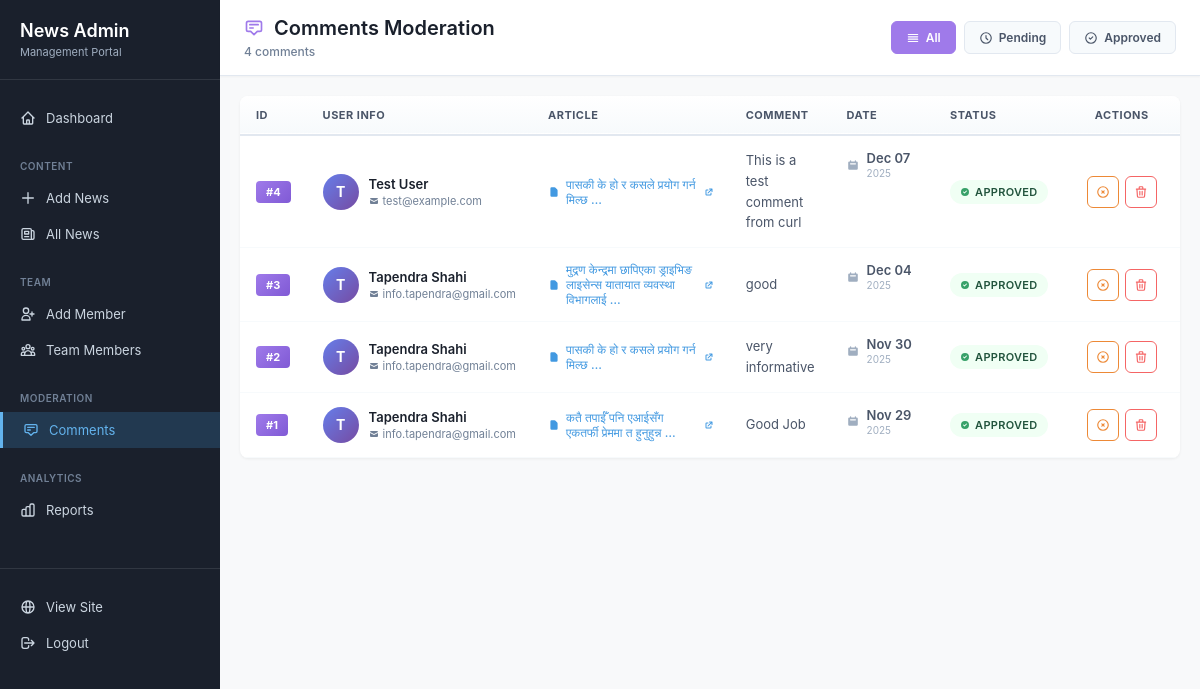
The page /custom-admin/comments/ (signed in) on the database as committed earlier.
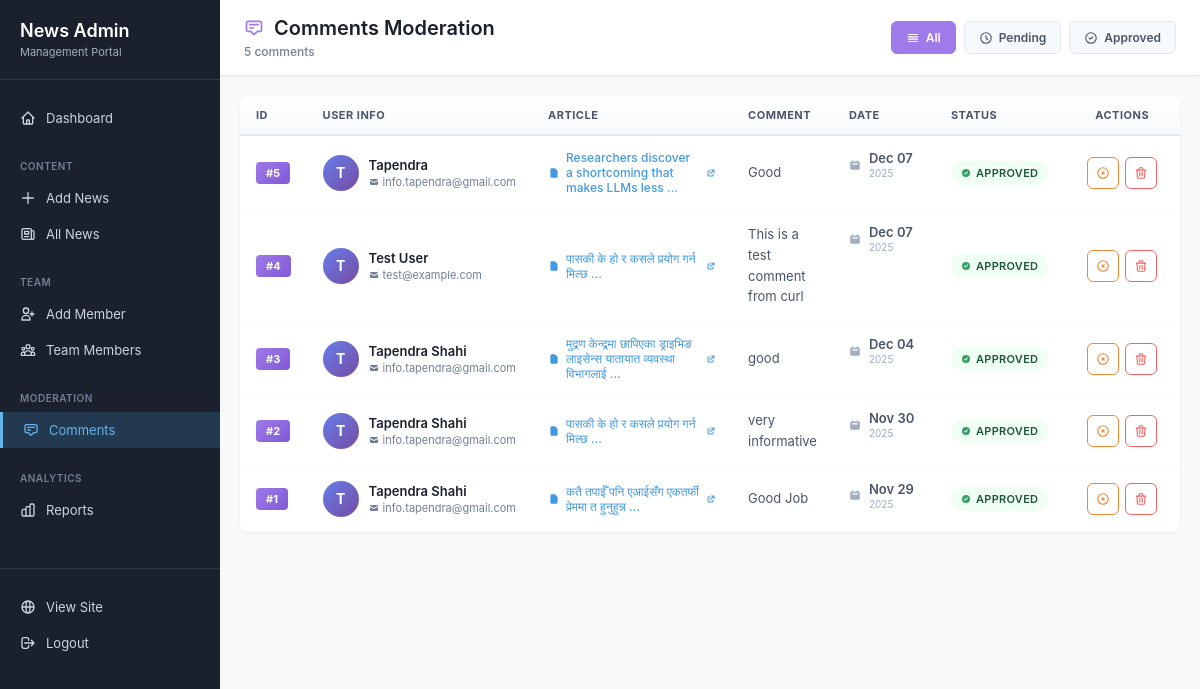
The same page on the database as committed later.
### news/models.py (models this page shows, shortened)
class Comment(models.Model):
    news = models.ForeignKey(News, on_delete=models.CASCADE, related_name='comments')
    name = models.CharField(max_length=100, help_text="Commenter's name")
    email = models.EmailField(help_text="Commenter's email (not displayed publicly)")
    text = models.TextField(help_text="Comment text")
    created_at = models.DateTimeField(auto_now_add=True)
    is_approved = models.BooleanField(default=True, help_text="Whether this comment is approved for display")
    class Meta:
        ordering = ['-created_at']
        verbose_name = 'Comment'
        verbose_name_plural = 'Comments'

class News(models.Model):
    CATEGORY_CHOICES = [
        ('business', 'Business'),
        ('political', 'Political'),
        ('tech', 'Tech'),
        ('education', 'Education'),
    ]
    VISIBILITY_CHOICES = [
        ('public', 'Public'),
        ('private', 'Private'),
        ('password', 'Password Protected'),
    ]
    title = models.CharField(max_length=255)
    slug = models.SlugField(max_length=255, blank=True, help_text="URL-friendly version of title")
    content = models.TextField()
    excerpt = models.TextField(max_length=300, blank=True, help_text="Brief summary of the article")
    category = models.CharField(max_length=50, choices=CATEGORY_CHOICES, default='business')
    tags = models.CharField(max_length=500, blank=True, help_text="Comma-separated tags")
    author = models.ForeignKey(TeamMember, on_delete=models.SET_NULL, null=True, blank=True, related_name='articles', help_text="Select the author from team members")
    meta_description = models.CharField(max_length=160, blank=True, help_text="SEO meta description")
    visibility = models.CharField(max_length=20, choices=VISIBILITY_CHOICES, default='public')
    publish_date = models.DateTimeField(null=True, blank=True, help_text="Schedule publish date/time")
    created_at = models.DateTimeField(auto_now_add=True)
    updated_at = models.DateTimeField(auto_now=True)
    image = models.ImageField(upload_to='news_images/', blank=True, null=True)
    class Meta:
        ordering = ['-created_at']
        verbose_name = 'News Article'
        verbose_name_plural = 'News Articles'

### news/admin_views.py (the view)
# urls.py: path('comments/', admin_views.admin_comments_list, name='comments_list'),
@staff_member_required
def admin_comments_list(request):
    filter_type = request.GET.get('filter', 'all')
    if filter_type == 'pending':
        comments = Comment.objects.filter(is_approved=False)
    elif filter_type == 'approved':
        comments = Comment.objects.filter(is_approved=True)
    else:
        comments = Comment.objects.all()
    comments = comments.order_by('-created_at')
    context = {
        'comments': comments,
        'filter': filter_type,
    }
    return render(request, 'admin/custom_comments.html', context)

### news/templates/admin/custom_comments.html (shortened to what the changed rows need)
{% extends 'admin/base_custom.html' %}
{% block content %}
<div class="comments-wrapper">
    <div class="list-header">
        <div class="header-info">
            <h1>
                <svg width="20" height="20" fill="none" stroke="currentColor" viewBox="0 0 24 24">
                    <path stroke-linecap="round" stroke-linejoin="round" stroke-width="2" d="M7 8h10M7 12h4m1 8l-4-4H5a2 2 0 01-2-2V6a2 2 0 012-2h14a2 2 0 012 2v8a2 2 0 01-2 2h-3l-4 4z"/>
                </svg>
                Comments Moderation
            </h1>
            <p class="header-count">{{ comments.count }} comment{{ comments.count|pluralize }}</p>
        </div>
    </div>
    <div class="table-container">
        <table class="comments-table">
            <thead>
                <tr>
                    <th style="width: 50px;">ID</th>
                    <th style="width: 200px;">User Info</th>
                    <th style="width: 220px;">Article</th>
                    <th>Comment</th>
                    <th style="width: 110px;">Date</th>
                    <th style="width: 100px;">Status</th>
                    <th style="width: 120px; text-align: center;">Actions</th>
                </tr>
            </thead>
            <tbody>
                {% for comment in comments %}
                <tr class="{% if not comment.is_approved %}pending-row{% endif %}">
                    <td>
                        <span class="id-badge">#{{ comment.id }}</span>
                    </td>
                    <td>
                        <div class="user-info">
                            <div class="user-avatar">{{ comment.name|slice:":1"|upper }}</div>
                            <div class="user-details">
                                <span class="user-name">{{ comment.name }}</span>
                                <a href="mailto:{{ comment.email }}" class="user-email">
                                    <svg width="10" height="10" fill="currentColor" viewBox="0 0 20 20">
                                        <path d="M2.003 5.884L10 9.882l7.997-3.998A2 2 0 0016 4H4a2 2 0 00-1.997 1.884z"/>
                                        <path d="M18 8.118l-8 4-8-4V14a2 2 0 002 2h12a2 2 0 002-2V8.118z"/>
                                    </svg>
                                    {{ comment.email|truncatechars:25 }}
                                </a>
                            </div>
                        </div>
                    </td>
                    <td>
                        <a href="/news/{{ comment.news.id }}/" target="_blank" class="article-link">
                            <svg width="12" height="12" fill="currentColor" viewBox="0 0 20 20">
                                <path fill-rule="evenodd" d="M4 4a2 2 0 012-2h4.586A2 2 0 0112 2.586L15.414 6A2 2 0 0116 7.414V16a2 2 0 01-2 2H6a2 2 0 01-2-2V4z"/>
                            </svg>
                            <span>{{ comment.news.title|truncatewords:8 }}</span>
                            <svg width="10" height="10" fill="currentColor" viewBox="0 0 20 20">
                                <path d="M11 3a1 1 0 100 2h2.586l-6.293 6.293a1 1 0 101.414 1.414L15 6.414V9a1 1 0 102 0V4a1 1 0 00-1-1h-5z"/>
                                <path d="M5 5a2 2 0 00-2 2v8a2 2 0 002 2h8a2 2 0 002-2v-3a1 1 0 10-2 0v3H5V7h3a1 1 0 000-2H5z"/>
                            </svg>
                        </a>
                    </td>
                    <td>
                        <div class="comment-text">
                            <p>{{ comment.text|truncatewords:15 }}</p>
                        </div>
                    </td>
                    <td class="date-cell">
                        <svg width="12" height="12" fill="currentColor" viewBox="0 0 20 20">
                            <path fill-rule="evenodd" d="M6 2a1 1 0 00-1 1v1H4a2 2 0 00-2 2v10a2 2 0 002 2h12a2 2 0 002-2V6a2 2 0 00-2-2h-1V3a1 1 0 10-2 0v1H7V3a1 1 0 00-1-1zm0 5a1 1 0 000 2h8a1 1 0 100-2H6z"/>
                        </svg>
                        <div class="date-info">
                            <span class="date-main">{{ comment.created_at|date:"M d" }}</span>
                            <span class="date-year">{{ comment.created_at|date:"Y" }}</span>
                        </div>
                    </td>
                    <td>
                        {% if comment.is_approved %}
                        <span class="status-badge status-approved">
                            <svg width="10" height="10" fill="currentColor" viewBox="0 0 20 20">
                                <path fill-rule="evenodd" d="M10 18a8 8 0 100-16 8 8 0 000 16zm3.707-9.293a1 1 0 00-1.414-1.414L9 10.586 7.707 9.293a1 1 0 00-1.414 1.414l2 2a1 1 0 001.414 0l4-4z"/>
                            </svg>
                            Approved
                        </span>
                        {% endif %}
                    </td>
                    <td>
                        <div class="action-buttons">
                            {% if comment.is_approved %}
                            <a href="{% url 'custom_admin:comment_unapprove' comment.id %}" class="btn-action btn-unapprove" title="Unapprove">
                                <svg width="14" height="14" fill="none" stroke="currentColor" viewBox="0 0 24 24">
                                    <path stroke-linecap="round" stroke-linejoin="round" stroke-width="2" d="M10 14l2-2m0 0l2-2m-2 2l-2-2m2 2l2 2m7-2a9 9 0 11-18 0 9 9 0 0118 0z"/>
                                </svg>
                            </a>
                            {% endif %}
                            <a href="{% url 'custom_admin:comment_delete' comment.id %}" class="btn-action btn-delete"
                               onclick="return confirm('Delete this comment?')" title="Delete">
                                <svg width="14" height="14" fill="none" stroke="currentColor" viewBox="0 0 24 24">
                                    <path stroke-linecap="round" stroke-linejoin="round" stroke-width="2" d="M19 7l-.867 12.142A2 2 0 0116.138 21H7.862a2 2 0 01-1.995-1.858L5 7m5 4v6m4-6v6m1-10V4a1 1 0 00-1-1h-4a1 1 0 00-1 1v3M4 7h16"/>
                                </svg>
                            </a>
                        </div>
                    </td>
                </tr>
                {% endfor %}
            </tbody>
        </table>
    </div>
</div>
{% endblock %}

Rows that differ between the two databases and show on the page:
added Comment: id "5", name "T", name "Tapendra", email "info.tapendra@gmail.com", news "Researchers discover a shortcoming that makes LLMs less …", text "Good", created_at "Dec 07", created_at "2025", is_approved True (drawn)
Other text that changed with them:
{{ comments.count }}: "4" → "5"
